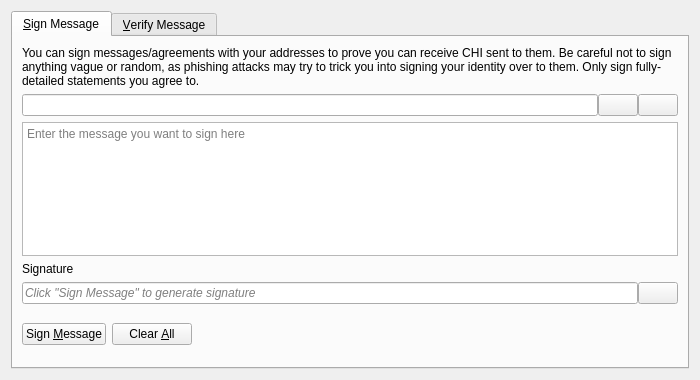
<?xml version="1.0" encoding="UTF-8"?>
<ui version="4.0">
 <class>SignVerifyMessageDialog</class>
 <widget class="QDialog" name="SignVerifyMessageDialog">
  <property name="geometry">
   <rect>
    <x>0</x>
    <y>0</y>
    <width>700</width>
    <height>380</height>
   </rect>
  </property>
  <property name="windowTitle">
   <string>Signatures - Sign / Verify a Message</string>
  </property>
  <property name="modal">
   <bool>true</bool>
  </property>
  <layout class="QVBoxLayout" name="verticalLayout">
   <item>
    <widget class="QTabWidget" name="tabWidget">
     <property name="currentIndex">
      <number>0</number>
     </property>
     <widget class="QWidget" name="tabSignMessage">
      <attribute name="title">
       <string>&amp;Sign Message</string>
      </attribute>
      <layout class="QVBoxLayout" name="verticalLayout_SM">
       <item>
        <widget class="QLabel" name="infoLabel_SM">
         <property name="text">
          <string>You can sign messages/agreements with your addresses to prove you can receive CHI sent to them. Be careful not to sign anything vague or random, as phishing attacks may try to trick you into signing your identity over to them. Only sign fully-detailed statements you agree to.</string>
         </property>
         <property name="textFormat">
          <enum>Qt::PlainText</enum>
         </property>
         <property name="wordWrap">
          <bool>true</bool>
         </property>
        </widget>
       </item>
       <item>
        <layout class="QHBoxLayout" name="horizontalLayout_1_SM">
         <property name="spacing">
          <number>0</number>
         </property>
         <item>
          <widget class="QValidatedLineEdit" name="addressIn_SM">
           <property name="toolTip">
            <string>The SpaceXpanse address to sign the message with</string>
           </property>
          </widget>
         </item>
         <item>
          <widget class="QPushButton" name="addressBookButton_SM">
           <property name="toolTip">
            <string>Choose previously used address</string>
           </property>
           <property name="text">
            <string/>
           </property>
           <property name="icon">
            <iconset resource="../bitcoin.qrc">
             <normaloff>:/icons/address-book</normaloff>:/icons/address-book</iconset>
           </property>
           <property name="shortcut">
            <string>Alt+A</string>
           </property>
           <property name="autoDefault">
            <bool>false</bool>
           </property>
          </widget>
         </item>
         <item>
          <widget class="QPushButton" name="pasteButton_SM">
           <property name="toolTip">
            <string>Paste address from clipboard</string>
           </property>
           <property name="text">
            <string/>
           </property>
           <property name="icon">
            <iconset resource="../bitcoin.qrc">
             <normaloff>:/icons/editpaste</normaloff>:/icons/editpaste</iconset>
           </property>
           <property name="shortcut">
            <string>Alt+P</string>
           </property>
           <property name="autoDefault">
            <bool>false</bool>
           </property>
          </widget>
         </item>
        </layout>
       </item>
       <item>
        <widget class="QPlainTextEdit" name="messageIn_SM">
         <property name="toolTip">
          <string>Enter the message you want to sign here</string>
         </property>
         <property name="placeholderText">
          <string>Enter the message you want to sign here</string>
         </property>
        </widget>
       </item>
       <item>
        <widget class="QLabel" name="signatureLabel_SM">
         <property name="text">
          <string>Signature</string>
         </property>
         <property name="textFormat">
          <enum>Qt::PlainText</enum>
         </property>
        </widget>
       </item>
       <item>
        <layout class="QHBoxLayout" name="horizontalLayout_2_SM">
         <property name="spacing">
          <number>0</number>
         </property>
         <item>
          <widget class="QLineEdit" name="signatureOut_SM">
           <property name="placeholderText">
            <string>Click "Sign Message" to generate signature</string>
           </property>
           <property name="font">
            <font>
             <italic>true</italic>
            </font>
           </property>
           <property name="readOnly">
            <bool>true</bool>
           </property>
          </widget>
         </item>
         <item>
          <widget class="QPushButton" name="copySignatureButton_SM">
           <property name="toolTip">
            <string>Copy the current signature to the system clipboard</string>
           </property>
           <property name="text">
            <string/>
           </property>
           <property name="icon">
            <iconset resource="../bitcoin.qrc">
             <normaloff>:/icons/editcopy</normaloff>:/icons/editcopy</iconset>
           </property>
           <property name="autoDefault">
            <bool>false</bool>
           </property>
          </widget>
         </item>
        </layout>
       </item>
       <item>
        <layout class="QHBoxLayout" name="horizontalLayout_3_SM">
         <item>
          <widget class="QPushButton" name="signMessageButton_SM">
           <property name="toolTip">
            <string>Sign the message to prove you own this SpaceXpanse address</string>
           </property>
           <property name="text">
            <string>Sign &amp;Message</string>
           </property>
           <property name="icon">
            <iconset resource="../bitcoin.qrc">
             <normaloff>:/icons/edit</normaloff>:/icons/edit</iconset>
           </property>
           <property name="autoDefault">
            <bool>false</bool>
           </property>
          </widget>
         </item>
         <item>
          <widget class="QPushButton" name="clearButton_SM">
           <property name="toolTip">
            <string>Reset all sign message fields</string>
           </property>
           <property name="text">
            <string>Clear &amp;All</string>
           </property>
           <property name="icon">
            <iconset resource="../bitcoin.qrc">
             <normaloff>:/icons/remove</normaloff>:/icons/remove</iconset>
           </property>
           <property name="autoDefault">
            <bool>false</bool>
           </property>
          </widget>
         </item>
         <item>
          <spacer name="horizontalSpacer_1_SM">
           <property name="orientation">
            <enum>Qt::Horizontal</enum>
           </property>
           <property name="sizeHint" stdset="0">
            <size>
             <width>40</width>
             <height>48</height>
            </size>
           </property>
          </spacer>
         </item>
         <item>
          <widget class="QLabel" name="statusLabel_SM">
           <property name="font">
            <font>
             <weight>75</weight>
             <bold>true</bold>
            </font>
           </property>
           <property name="text">
            <string/>
           </property>
           <property name="wordWrap">
            <bool>true</bool>
           </property>
          </widget>
         </item>
         <item>
          <spacer name="horizontalSpacer_2_SM">
           <property name="orientation">
            <enum>Qt::Horizontal</enum>
           </property>
           <property name="sizeHint" stdset="0">
            <size>
             <width>40</width>
             <height>48</height>
            </size>
           </property>
          </spacer>
         </item>
        </layout>
       </item>
      </layout>
     </widget>
     <widget class="QWidget" name="tabVerifyMessage">
      <attribute name="title">
       <string>&amp;Verify Message</string>
      </attribute>
      <layout class="QVBoxLayout" name="verticalLayout_VM">
       <item>
        <widget class="QLabel" name="infoLabel_VM">
         <property name="text">
          <string>Enter the receiver's address, message (ensure you copy line breaks, spaces, tabs, etc. exactly) and signature below to verify the message. Be careful not to read more into the signature than what is in the signed message itself, to avoid being tricked by a man-in-the-middle attack. Note that this only proves the signing party receives with the address, it cannot prove sendership of any transaction!</string>
         </property>
         <property name="textFormat">
          <enum>Qt::PlainText</enum>
         </property>
         <property name="alignment">
          <set>Qt::AlignLeading|Qt::AlignLeft|Qt::AlignTop</set>
         </property>
         <property name="wordWrap">
          <bool>true</bool>
         </property>
        </widget>
       </item>
       <item>
        <layout class="QHBoxLayout" name="horizontalLayout_1_VM">
         <property name="spacing">
          <number>0</number>
         </property>
         <item>
          <widget class="QValidatedLineEdit" name="addressIn_VM">
           <property name="toolTip">
            <string>The SpaceXpanse address the message was signed with</string>
           </property>
          </widget>
         </item>
         <item>
          <widget class="QPushButton" name="addressBookButton_VM">
           <property name="toolTip">
            <string>Choose previously used address</string>
           </property>
           <property name="text">
            <string/>
           </property>
           <property name="icon">
            <iconset resource="../bitcoin.qrc">
             <normaloff>:/icons/address-book</normaloff>:/icons/address-book</iconset>
           </property>
           <property name="shortcut">
            <string>Alt+A</string>
           </property>
           <property name="autoDefault">
            <bool>false</bool>
           </property>
          </widget>
         </item>
        </layout>
       </item>
       <item>
        <widget class="QPlainTextEdit" name="messageIn_VM">
          <property name="toolTip">
            <string>The signed message to verify</string>
          </property>
          <property name="placeholderText">
            <string>The signed message to verify</string>
          </property>
        </widget>
       </item>
       <item>
        <widget class="QValidatedLineEdit" name="signatureIn_VM">
          <property name="toolTip">
            <string>The signature given when the message was signed</string>
          </property>
          <property name="placeholderText">
            <string>The signature given when the message was signed</string>
          </property>
        </widget>
       </item>
       <item>
        <layout class="QHBoxLayout" name="horizontalLayout_2_VM">
         <item>
          <widget class="QPushButton" name="verifyMessageButton_VM">
           <property name="toolTip">
            <string>Verify the message to ensure it was signed with the specified SpaceXpanse address</string>
           </property>
           <property name="text">
            <string>Verify &amp;Message</string>
           </property>
           <property name="icon">
            <iconset resource="../bitcoin.qrc">
             <normaloff>:/icons/transaction_0</normaloff>:/icons/transaction_0</iconset>
           </property>
           <property name="autoDefault">
            <bool>false</bool>
           </property>
          </widget>
         </item>
         <item>
          <widget class="QPushButton" name="clearButton_VM">
           <property name="toolTip">
            <string>Reset all verify message fields</string>
           </property>
           <property name="text">
            <string>Clear &amp;All</string>
           </property>
           <property name="icon">
            <iconset resource="../bitcoin.qrc">
             <normaloff>:/icons/remove</normaloff>:/icons/remove</iconset>
           </property>
           <property name="autoDefault">
            <bool>false</bool>
           </property>
          </widget>
         </item>
         <item>
          <spacer name="horizontalSpacer_1_VM">
           <property name="orientation">
            <enum>Qt::Horizontal</enum>
           </property>
           <property name="sizeHint" stdset="0">
            <size>
             <width>40</width>
             <height>48</height>
            </size>
           </property>
          </spacer>
         </item>
         <item>
          <widget class="QLabel" name="statusLabel_VM">
           <property name="font">
            <font>
             <weight>75</weight>
             <bold>true</bold>
            </font>
           </property>
           <property name="text">
            <string/>
           </property>
           <property name="wordWrap">
            <bool>true</bool>
           </property>
          </widget>
         </item>
         <item>
          <spacer name="horizontalSpacer_2_VM">
           <property name="orientation">
            <enum>Qt::Horizontal</enum>
           </property>
           <property name="sizeHint" stdset="0">
            <size>
             <width>40</width>
             <height>48</height>
            </size>
           </property>
          </spacer>
         </item>
        </layout>
       </item>
      </layout>
     </widget>
    </widget>
   </item>
  </layout>
 </widget>
 <customwidgets>
  <customwidget>
   <class>QValidatedLineEdit</class>
   <extends>QLineEdit</extends>
   <header>qt/qvalidatedlineedit.h</header>
  </customwidget>
 </customwidgets>
 <resources>
  <include location="../bitcoin.qrc"/>
 </resources>
 <connections/>
</ui>
